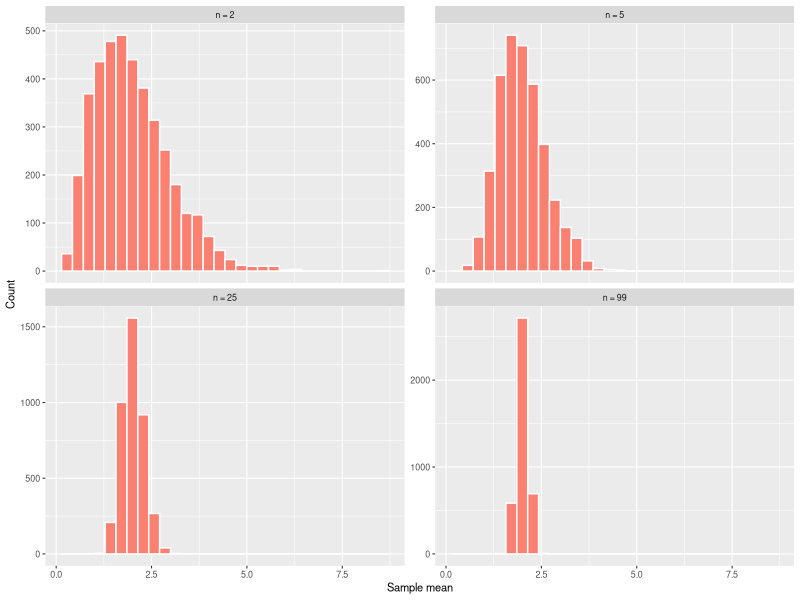

Generate this figure with R:
## ---- chunk 1
knitr::opts_chunk$set(
  comment = "R>",
  warning = FALSE,
  message = FALSE,
  fig.asp = NULL,
  fig.align = "center",
  fig.retina = 2,
  dpi = 300
)

ggplot2::theme_set(
  ggplot2::theme_grey(base_size = 8)
)
## ---- chunk 2
set.seed(74404)
## ---- chunk 3
library(tidyverse)
## ---- chunk 4
#| fig-cap: "A simulation showing the central limit theorem. The population is strongly right-skewed, but the sampling distribution of the sample mean becomes more nearly normal as sample size increases."
#| fig-width: 5.5
#| fig-height: 4

population <- tibble(x = rgamma(100000, shape = 2, rate = 1))

simulate_means <- function(sample_n, reps = 4000) {
  tibble(
    n = paste("n =", sample_n),
    mean_x = replicate(reps, mean(sample(population$x, size = sample_n)))
  )
}

bind_rows(
  simulate_means(2),
  simulate_means(5),
  simulate_means(25),
  simulate_means(99)
) |>
  mutate(n = factor(n, levels = c("n = 2", "n = 5", "n = 25", "n = 99"))) |>
  ggplot(aes(x = mean_x)) +
  geom_histogram(bins = 30, fill = "salmon", colour = "white") +
  facet_wrap(~n, scales = "free_y") +
  labs(x = "Sample mean", y = "Count")
## ---- chunk 5
x <- c(12.1, 11.8, 12.4, 12.0, 11.9, 12.3, 12.2, 11.7)

n <- length(x)
mean_x <- mean(x)
sd_x <- sd(x)
se_x <- sd_x / sqrt(n)
t_crit <- qt(0.975, df = n - 1)
ci_low <- mean_x - t_crit * se_x
ci_high <- mean_x + t_crit * se_x

tibble(
  n = n,
  mean = mean_x,
  sd = sd_x,
  se = se_x,
  ci_low = ci_low,
  ci_high = ci_high
)
